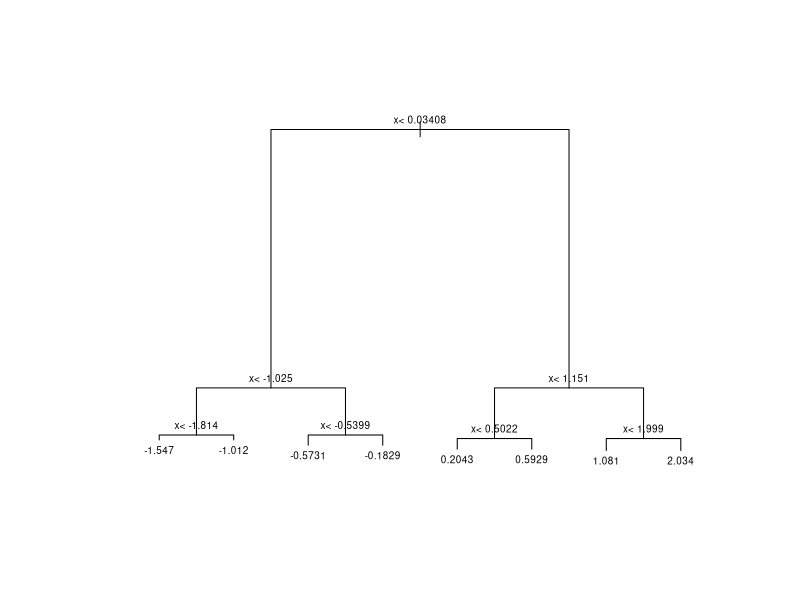

Source code (R): (Note: this script raises an error after producing the figure.)

library(rpart)
n <- 1000
sigma <- 0.25
x <- rnorm(n, 0, 1)
y <- 0.75 * x + rnorm(n, 0, sigma)
dat <- data.frame(x = x, y = y)

fit <- rpart(y ~ ., data = dat)
plot(fit,margin = 0.1)
text(fit,cex=0.6)



dat %>% 
  mutate(y_hat = predict(fit)) %>% 
  ggplot() +
  geom_point(aes(x, y))+
geom_step(aes(x, y_hat), col=2)

library(randomForest)
fit <- randomForest(y ~ x, data = dat) 
  dat %>% 
  mutate(y_hat = predict(fit)) %>% 
  ggplot() +
  geom_point(aes(x, y)) +
  geom_step(aes(x, y_hat), col = 2)
  plot(fit)

  
  
  
  fit <-  randomForest(y ~ x, data = dat, nodesize = 50, maxnodes = 25)
  dat %>% 
    mutate(y_hat = predict(fit)) %>% 
    ggplot() +
    geom_point(aes(x, y)) +
    geom_step(aes(x, y_hat), col = 2)
  plot(fit)